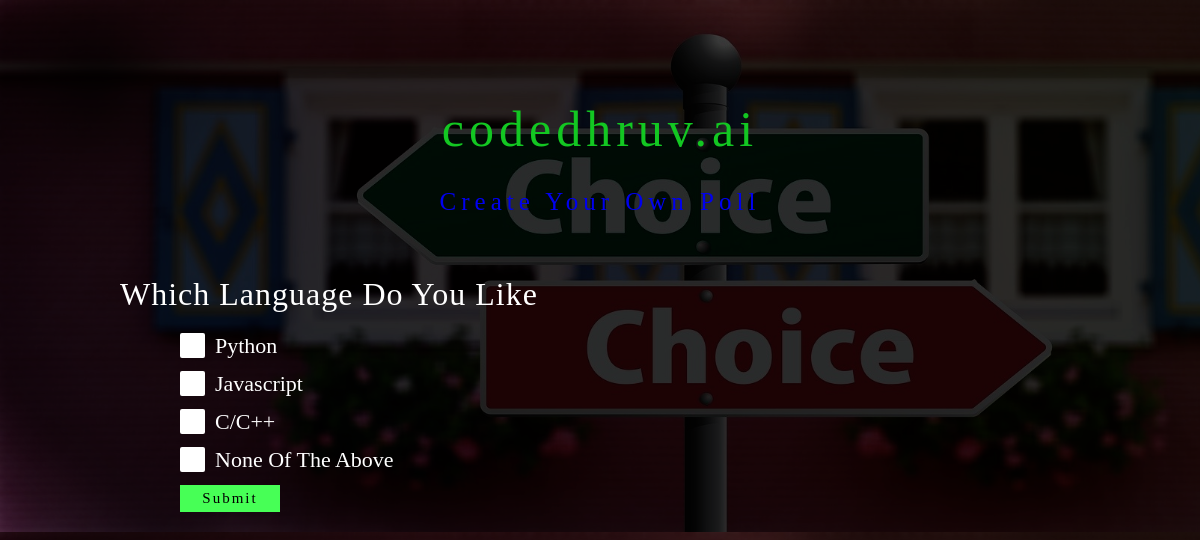
/share/1, run on the app's committed database.
### pollapp/models.py (models this page shows)
class Polls(models.Model):
    user=models.ForeignKey(User,on_delete=models.CASCADE)
    title=models.CharField(max_length=100)
    decription=models.TextField(max_length=500,blank=True)
    create_time=models.DateTimeField(auto_now_add=True)
    option1=models.CharField(max_length=200)
    option2=models.CharField(max_length=200)
    option3=models.CharField(max_length=200,blank=True,default="None")
    option4=models.CharField(max_length=200,blank=True,default="None")
    option5=models.CharField(max_length=200,blank=True,default="None")
    option6=models.CharField(max_length=200,blank=True,default="None")
    option7=models.CharField(max_length=200,blank=True,default="None")
    option8=models.CharField(max_length=200,blank=True,default="None")
    option1_count=models.IntegerField(default=0)
    option2_count=models.IntegerField(default=0)
    option3_count=models.IntegerField(default=0)
    option4_count=models.IntegerField(default=0)
    option5_count=models.IntegerField(default=0)
    option6_count=models.IntegerField(default=0)
    option7_count=models.IntegerField(default=0)
    option8_count=models.IntegerField(default=0)
    def __str__(self):
        return self.title
    class Meta:
        ordering = ('-create_time',)

### pollapp/views.py (the view)
# urls.py: path('share/<int:id>',views.share),
def share(requests, id):
    obj = Polls.objects.get(id=id)
    print(obj)
    options = []
    if obj.option1 != "None" and obj.option1!="":
        options.append(obj.option1)
    if obj.option2 != "None" and obj.option2!="":
        options.append(obj.option2)
    if obj.option3 != "None" and obj.option3!="":
        options.append(obj.option3)
    if obj.option4 != "None" and obj.option4!="":
        options.append(obj.option4)
    if obj.option5 != "None" and obj.option5!="":
        options.append(obj.option5)
    if obj.option6 != "None" and obj.option6!="":
        options.append(obj.option6)
    if obj.option7 != "None" and obj.option7!="":
        options.append(obj.option7)
    if obj.option8 != "None" and obj.option8!="":
        options.append(obj.option8)
    context = {'options': options,
               'poll': Polls.objects.get(id=id)
               }
    return render(requests, 'vote.html', context)

### templates/vote.html (shortened to what this page needs)
{% load static  %}
<!DOCTYPE html>
<html lang="en">
<head>
</head>
<body>
    <h1 class="header">codedhruv.ai</h1>
    <p class="redirect"><a href="/">Create Your Own Poll</a></p>
    {% if poll %}
    <h1 class="question">{{poll.title|title}}</h1>
    <div class="options">
        <form action="/votecount/{{poll.id}}">
            {% for option in options %}
            <label class="container">{{option|title}}
                <span class="checkmark"></span>
            </label>
            {% endfor %}
            <input type="submit" class="btn">
        </form>
    </div>
    {% else %}
    <h1 style="text-align:center;margin:100px 0px">Thank You for Your vote, Keep Voting</h1>
    {% endif %}
</body>
</html>

### templates/vote.html (style rules this page uses)
* { transition: all 0.2s; margin: 0; padding: 0; font-family: serif; }
body { background: url('/static/images/votin_edit.png'); background-size: cover; color: white; }
.header { color: rgb(19, 199, 34); text-align: center; margin: 100px 0px 30px; font-size: 50px; font-weight: 100; letter-spacing: 5px; }
.redirect { text-align: center; margin: 20px 0px 60px; }
.redirect a { letter-spacing: 5px; text-decoration: none; animation: redirect 2s cubic-bezier(0.68, -0.55, 0.265, 1.55) infinite; font-size: 25px; }
.question { width: 80%; margin: 0px auto; color: white; letter-spacing: 1px; font-weight: 300; }
form { width: 70%; padding: 10px; margin: 10px auto; }
.container { display: block; position: relative; padding-left: 35px; margin-bottom: 12px; cursor: pointer; font-size: 22px; -webkit-user-select: none; -moz-user-select: none; -ms-user-select: none; user-select: none; }
.checkmark { position: absolute; top: 0; left: 0; height: 25px; width: 25px; background-color: white; border-radius: 2px; }
.checkmark:after { content: ""; position: absolute; display: none; }
.container .checkmark:after { left: 9px; top: 5px; width: 5px; height: 10px; border: solid white; border-width: 0 3px 3px 0; -webkit-transform: rotate(45deg); -ms-transform: rotate(45deg); transform: rotate(45deg); }
.btn { padding: 5px; letter-spacing: 2px; cursor: pointer; width: 100px; background-color: #47ff56; border: none; color: rgb(0, 0, 0); font-size:15px; }

### data on the page
Polls: title "Which Language Do You Like", options "Python" "Javascript" "C/C++" "None Of The Above"
